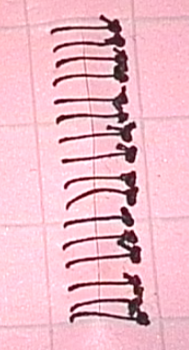
#> input picture Ass1/data/img9.png, 189 x 350 px
$ python -i main.py   (imports and definitions only)
#> lines starting #> are read from the running program, lines starting #| are printed output that depends on the picture; after the words box and inside, x2 and y2 are one past the last pixel; in counts of white or black regions, pixels touching at a corner belong together
import os
import cv2
import numpy as np
import csv
import sys
import pandas as pd

def erode(img, kernel):
    pad_size = kernel.shape[0] // 2
    padded_img = np.pad(img, ((pad_size, pad_size), (pad_size, pad_size)), mode='constant')
    eroded_img = np.zeros_like(img, dtype=np.uint8)

    for i in range(pad_size, img.shape[0] + pad_size):
        for j in range(pad_size, img.shape[1] + pad_size):
            eroded_img[i - pad_size, j - pad_size] = np.min(padded_img[i - pad_size:i + pad_size + 1, j - pad_size:j + pad_size + 1] * kernel)

    return eroded_img

def dilate(img, kernel):
    pad_size = kernel.shape[0] // 2
    padded_img = np.pad(img, ((pad_size, pad_size), (pad_size, pad_size)), mode='constant')
    dilated_img = np.zeros_like(img, dtype=np.uint8)

    for i in range(pad_size, img.shape[0] + pad_size):
        for j in range(pad_size, img.shape[1] + pad_size):
            dilated_img[i - pad_size, j - pad_size] = np.max(padded_img[i - pad_size:i + pad_size + 1, j - pad_size:j + pad_size + 1] * kernel)

    return dilated_img

def subtract(img1, img2):
    return np.maximum(img1 - img2, 0)

def bitwise_or(img1, img2):
    return np.maximum(img1, img2)

def threshold_image(image):
    for i in range(0,image.shape[0]):
        for j in range(0,image.shape[1]):
            if(image[i][j]>70):
                image[i][j]=0
            else:
                image[i][j]=255
    return image

def get_image_skeleton(img):
     element = cv2.getStructuringElement(cv2.MORPH_RECT, (3, 3))
     skel = np.zeros_like(img, dtype=np.uint8)
     done = False
     while not done:
        eroded = erode(img, element)
        temp = dilate(eroded, element)
        temp = subtract(img, temp)
        skel = bitwise_or(skel, temp)
        img = eroded.copy()
        done = (np.max(img) == 0)

     return skel

def hough_transform(image,low_angle,high_angle):
    thetas = np.deg2rad(np.arange(low_angle, high_angle, 1))
    diag_len = int(np.sqrt(image.shape[0]**2 + image.shape[1]**2))
    rhos = np.arange(-diag_len, diag_len, 1)
    accumulator = np.zeros((len(rhos), len(thetas)), dtype=np.uint64)
    y, x = np.nonzero(image)
    included_y_val = set()
    min_rho_distance=7

    for i in range(len(x)):
        for j in range(len(thetas)):
            rho = int(x[i] * np.cos(thetas[j]) + y[i] * np.sin(thetas[j]))
            #if not included_y or min(abs(y[i] - included_y_val) for included_y_val in included_y) >= min_rho_distance:
            rho_index = np.argmin(np.abs(rhos - rho))
               # included_y.add(y[i])
            accumulator[rho_index, j] += 1

    peaks = []
    sel_param = []
    sorted_indices = np.argsort(accumulator.ravel())[::-1]
    limit=0#25

    last_val=accumulator.ravel()[sorted_indices[0]].astype(int)
    for idx in sorted_indices:
        i, j = np.unravel_index(idx, accumulator.shape)
        filtered_y = y[(x * np.cos(thetas[j]) + y * np.sin(thetas[j])).astype(int) == rhos[i]]
        if len(filtered_y) > 0:
           avg_y = np.mean(filtered_y)
        else:
           avg_y = 0  # or any other default value you want to use

        #avg_y = np.mean(y[(x * np.cos(thetas[j]) + y * np.sin(thetas[j])).astype(int) == rhos[i]])
        if not included_y_val or min(abs(avg_y - included_y) for included_y in included_y_val) >= min_rho_distance:
            peaks.append((i, j))
            limit=limit+1
            included_y_val.add(avg_y)
            print(f'value  {accumulator.ravel()[idx]} \n')
            #if abs(accumulator.ravel()[idx].astype(int) - last_val)> 15 or accumulator.ravel()[idx].astype(int)<35:
            if accumulator.ravel()[idx].astype(int)<38:
               break
            print(f'y  {int(avg_y)} theta {int(90-thetas[j]*57.29)} \n')
            sel_param.append((int(avg_y), thetas[j]))
            last_val = accumulator.ravel()[idx]


    return sel_param


def get_m_c(image,low_angle,high_angle):
    param = hough_transform(image,low_angle,high_angle)
    #param=hough_peaks(accum,25)
    return param


def process_image(image_path):
    #kernel=np.array([[1, 0, 1], [1, 0, 1], [1, 0, 1]])
#> called with image_path = 'data/img9.png'
    kernel = cv2.getStructuringElement(cv2.MORPH_ELLIPSE, (3, 3))
    img_original = cv2.imread(image_path)
#> img_original is the input picture: shape (350, 189, 3); mean B, G, R 198.3, 184.9, 235.7
    image = cv2.imread(image_path, cv2.IMREAD_GRAYSCALE)
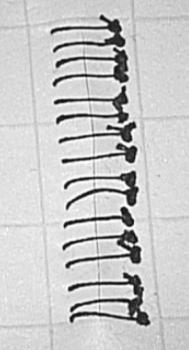
#> image: shape (350, 189); min 12, max 255, mean 201.1
    image = threshold_image(image)
#> after the loop in threshold_image, `for i in range(0,image.shape[0]):`:
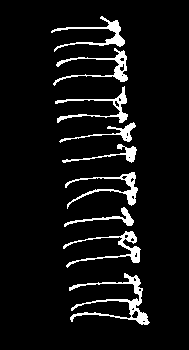
#> image: shape (350, 189); 6.6% white; 9 white regions, largest, box (x1, y1, x2, y2) and area: (69, 273, 150, 325) 872, (63, 231, 141, 268) 546, (51, 16, 125, 52) 541
    #image = dilate(image,kernel)
    image = get_image_skeleton(image)
#> the loop in get_image_skeleton, `while not done:` made 5 passes
#> done on passes 1 to 5: False, False, False, False, True
#> pass 1, in get_image_skeleton, `eroded = erode(img, element)`:
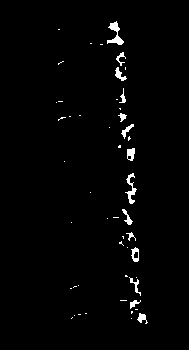
#> eroded: shape (350, 189); 1.7% white; 50 white regions (36 under 20 px), largest, box (x1, y1, x2, y2) and area: (107, 21, 124, 45) 165, (125, 173, 137, 204) 134, (127, 148, 135, 161) 77
#> pass 1, in get_image_skeleton, `temp = dilate(eroded, element)`:
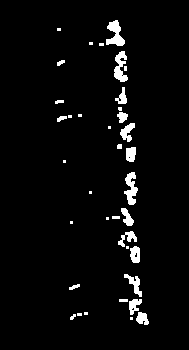
#> temp: shape (350, 189); 3.8% white; 37 white regions (16 under 20 px), largest, box (x1, y1, x2, y2) and area: (106, 20, 125, 46) 275, (124, 172, 138, 205) 260, (114, 51, 128, 82) 251
#> after the loop in get_image_skeleton, `while not done:`: eroded: shape (350, 189); every value is 0
#> after the loop in get_image_skeleton, `while not done:`:
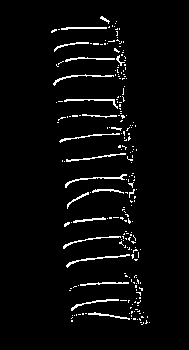
#> skel: shape (350, 189); 3.6% white in thin lines or dots, all inside (x1, y1, x2, y2) = (51, 16, 150, 325)
    image = dilate(image,kernel)
#> in dilate (call 6), `padded_img = np.pad(img, ((pad_size, pad_size), (pad_size, pad_size)),..`:
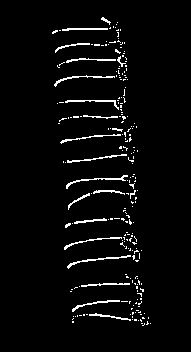
#> padded_img: shape (352, 191); 3.6% white in thin lines or dots, all inside (x1, y1, x2, y2) = (52, 17, 151, 326)
#> after the loop in dilate (call 6), `for i in range(pad_size, img.shape[0] + pad_size):`:
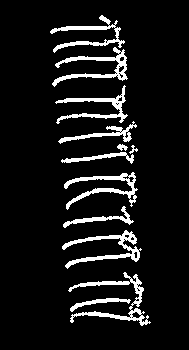
#> dilated_img: shape (350, 189); 8.5% white; 12 white regions, largest, box (x1, y1, x2, y2) and area: (68, 272, 151, 326) 844, (62, 230, 142, 269) 758, (52, 47, 128, 87) 722
    #corners = cv2.cornerHarris(image, blockSize=13, ksize=3, k=0.04)
    param=get_m_c(image,80,100)
#> in hough_transform, `y, x = np.nonzero(image)`: y = 5609 values from 15 to 325; x = 5609 values, max 150 at index 5591, min 50 at index 315, mean 102.3
#> in hough_transform, `sorted_indices = np.argsort(accumulator.ravel())[::-1]`: sorted_indices = 15880 values, max 15879 at index 10915, min 0 at index 15879, mean 7939.5
#> in hough_transform, `last_val=accumulator.ravel()[sorted_indices[0]].astype(int)`: last_val = 71
#> the loop in hough_transform, `for idx in sorted_indices:` made 1465 passes
#> (idx, i, j, avg_y, last_val) on passes 1, 2, 8, 13, 15, 16, 21, 23, 37, 45: (11263, 563, 3, 155.9, 71), (13322, 666, 2, 257.9, 71), (10805, 540, 5, 135.8, 70), (14133, 706, 13, 315.5, 68), (10046, 502, 6, 99.56, 68), (11684, 584, 4, 178.1, 68), (9547, 477, 7, 75.84, 67), (13707, 685, 7, 283.3, 67), (10289, 514, 9, 115.8, 66), (12960, 648, 0, 238.3, 66)
#> (idx, i, j, avg_y) on passes 3, 4, 5, 6, 7, 9: (13303, 665, 3, 257.9), (11302, 565, 2, 156.6), (11321, 566, 1, 156.1), (13284, 664, 4, 258.2), (11282, 564, 2, 155.6), (10863, 543, 3, 136.2)
#> (printed output is left out)
#> after the loop in hough_transform, `for idx in sorted_indices:`: included_y_val = 17 items; limit = 17; peaks = [(563, 3), (666, 2), (540, 5), (706, 13), (502, 6), (584, 4), (477, 7), (685, 7), (514, 9), (648, 0), (430, 6), (446, 6), (625, 4), (461, 6), (707, 4), (577, 15), (523, 19)]; sel_param = [(155, 1.45), (257, 1.43), (135, 1.48), (315, 1.62), (99, 1.5), (178, 1.47), (75, 1.52), (283, 1.52), (115, 1.55), (238, 1.4), (27, 1.5), (43, 1.5), (219, 1.47), (58, 1.5), (301, 1.47), (190, 1.66)]
#> in get_m_c, `param = hough_transform(image,low_angle,high_angle)`: param has the same summary as sel_param in hough_transform
#> param has the same summary as sel_param in hough_transform

    # [6 lines of commented-out code are left out]
    num_lines = len(param)
#> num_lines = 16
    param_sorted = sorted(param, key=lambda x: x[0])
#> param_sorted = [(27, 1.5), (43, 1.5), (58, 1.5), (75, 1.52), (99, 1.5), (115, 1.55), (135, 1.48), (155, 1.45), (178, 1.47), (190, 1.66), (219, 1.47), (238, 1.4), (257, 1.43), (283, 1.52), (301, 1.47), (315, 1.62)]
    distances = np.abs(np.diff([rho for rho, _ in param_sorted]))
#> distances = [16, 15, 17, 24, 16, 20, 20, 23, 12, 29, 19, 19, 26, 18, 14]
    distances = distances / image.shape[1]
#> distances = [0.0847, 0.0794, 0.0899, 0.127, 0.0847, 0.106, 0.106, 0.122, 0.0635, 0.153, 0.101, 0.101, 0.138, 0.0952, 0.0741]

    mean_distance = round(np.mean(distances),4)
#> mean_distance = 0.102
    #std_distance = int(np.std(distances))
    var_distance = round(np.sum((distances - mean_distance)**2) / len(distances),4)
#> var_distance = 0.0006

    angles = [90-np.rad2deg(theta) for _, theta in param_sorted]
#> angles = [4, 4, 4, 3, 4, 1, 5, 7, 6, -5, 6, 10, 8, 3, 6, -3]
    mean_angle = abs(int(np.mean(angles)))
#> mean_angle = 3
   # std_angle = int(np.std(angles))
    var_angle = int(np.var(angles))
#> var_angle = 13

    return num_lines, mean_distance, var_distance, mean_angle, var_angle


# [61 lines left out: functions draw_lines, task1, compare_images, task2, not called in this run]

# [9 lines not run here, left out]

>>> result = process_image('data/img9.png')
#> result = (16, 0.102, 0.0006, 3, 13)

$ run again, on Ass1/data/img2.png
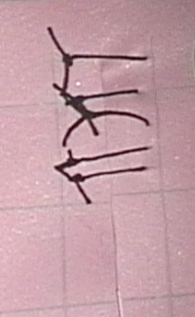
#> input picture Ass1/data/img2.png, 195 x 317 px
#> in process_image, img_original is the input picture: shape (317, 195, 3); mean B, G, R 165.8, 157.5, 195
#> after the loop in threshold_image, `for i in range(0,image.shape[0]):`:
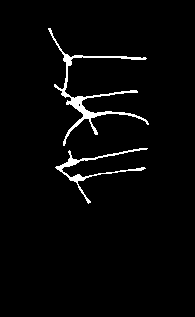
#> image: shape (317, 195); 2.8% white; 2 white regions, box (x1, y1, x2, y2) and area: (48, 28, 149, 146) 1136, (55, 148, 148, 204) 567
#> the loop in get_image_skeleton, `while not done:` made 4 passes
#> done on passes 1 to 4: False, False, False, True
#> after the loop in dilate (call 5), `for i in range(pad_size, img.shape[0] + pad_size):`:
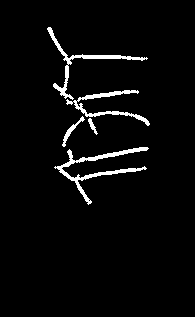
#> dilated_img: shape (317, 195); 3.5% white; 5 white regions, box (x1, y1, x2, y2) and area: (54, 147, 149, 205) 828, (47, 27, 148, 100) 621, (66, 90, 150, 126) 547, (62, 116, 85, 147) 129, (88, 118, 98, 135) 60
#> y = 2185 values from 27 to 204; x = 2185 values, max 149 at index 1211, min 47 at index 3, mean 93.54
#> sorted_indices = 14880 values, max 14879 at index 5824, min 0 at index 14879, mean 7439.5
#> in hough_transform, `last_val=accumulator.ravel()[sorted_indices[0]].astype(int)`: last_val = 84
#> the loop in hough_transform, `for idx in sorted_indices:` made 383 passes
#> (idx, i, j, avg_y, last_val) on passes 1, 5, 9, 26: (10860, 543, 0, 155.4, 84), (8492, 424, 12, 56.25, 80), (11220, 561, 0, 173.5, 77), (9641, 482, 1, 95.4, 67)
#> (printed output is left out)
#> after the loop in hough_transform, `for idx in sorted_indices:`: included_y_val = 6 items; limit = 6; peaks = [(543, 0), (424, 12), (561, 0), (482, 1), (470, 17), (544, 1)]; sel_param = [(155, 1.4), (56, 1.61), (173, 1.4), (95, 1.41), (113, 1.69)]
#> in get_m_c, `param = hough_transform(image,low_angle,high_angle)`: param has the same summary as sel_param in hough_transform
#> in process_image, `param=get_m_c(image,80,100)`: param has the same summary as sel_param in hough_transform
#> num_lines = 5
#> param_sorted = [(56, 1.61), (95, 1.41), (113, 1.69), (155, 1.4), (173, 1.4)]
#> in process_image, `distances = np.abs(np.diff([rho for rho, _ in param_sorted]))`: distances = [39, 18, 42, 18]
#> in process_image, `distances = distances / image.shape[1]`: distances = [0.2, 0.0923, 0.215, 0.0923]
#> mean_distance = 0.15
#> var_distance = 0.0034
#> angles = [-2, 9, -7, 10, 10]
#> mean_angle = 4
#> var_angle = 50
#> result = (5, 0.15, 0.0034, 4, 50)
